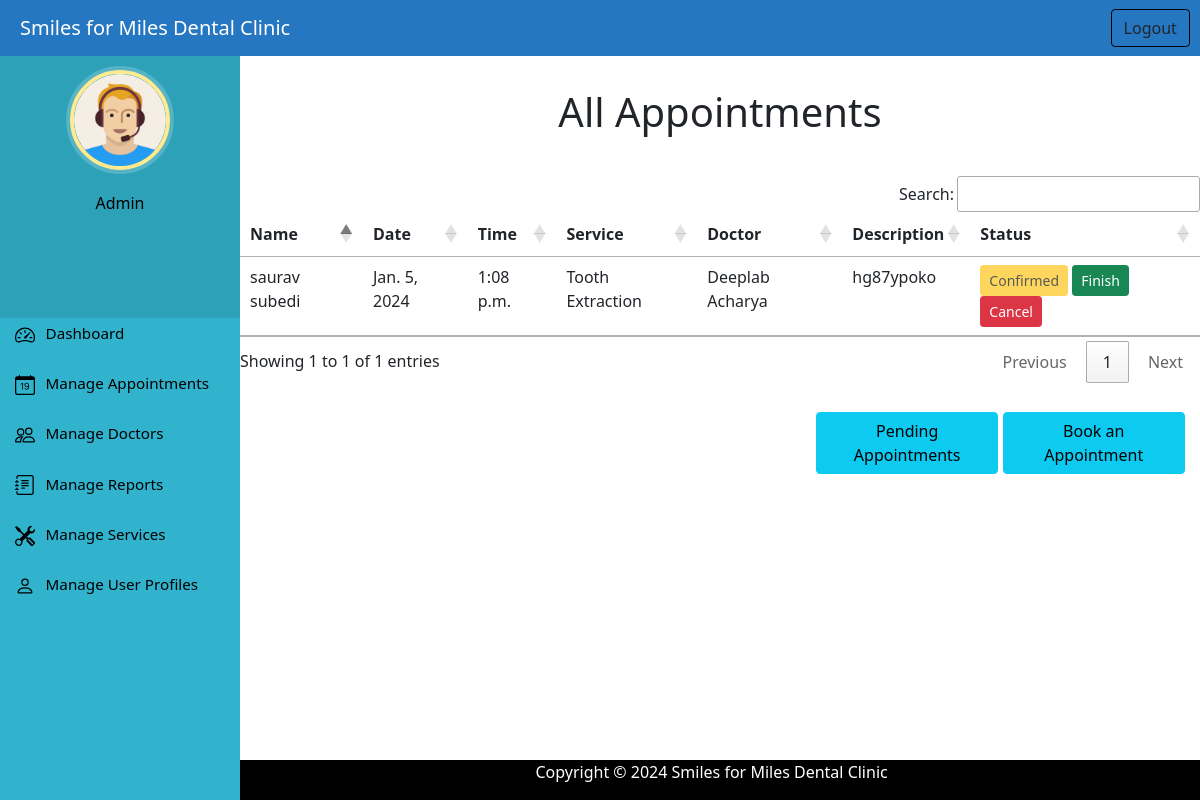
The app's page /admin_view_appointment (signed in) with its own data.
### home/models.py (models this page shows, shortened)
class Appointment(models.Model):
    patientUser = models.ForeignKey(PatientUser, blank=False, null=False, on_delete=models.CASCADE)
    doctor = models.ForeignKey(Doctor, blank=False, null=False, on_delete=models.CASCADE)
    service = models.ForeignKey(Service, blank=False, null=False, on_delete=models.CASCADE)
    date = models.DateField()
    time = models.TimeField()
    description = models.TextField()
    status = models.IntegerField('Status', default=0)

class PatientUser(models.Model):
    user=models.OneToOneField(User, null=True, blank=False,on_delete=models.CASCADE)
    date_of_birth = models.DateField()
    phone_number = models.CharField(max_length=15)
    address = models.CharField(max_length=50)
    profile_picture = models.ImageField(upload_to='profile_pic/user_profile_pic/', default='img/defaultuser.png')
    def __str__(self):
        return self.user.first_name+" "+self.user.last_name

class Service(models.Model):
    service_name = models.CharField('Service',max_length=50)
    cost = models.IntegerField()
    description = models.TextField()
    def __str__(self):
        return self.service_name

class Doctor(models.Model):
    full_name = models.CharField(max_length=100)
    qualification = models.CharField(max_length=50)
    date_of_birth = models.DateField()
    email = models.EmailField(max_length=100)
    phone_number = models.CharField(max_length=15)
    address = models.CharField(max_length=50)
    profile_picture = models.ImageField(upload_to='profile_pic/doctor_profile_pic/',null=True,blank=True)
    experience = models.CharField(max_length=10, default="1 year")
    def __str__(self):
        return self.full_name

### home/views.py (the view)
# urls.py: path('admin_view_appointment', views.admin_view_appointment,name='admin_view_appointment'),
@login_required(login_url='/adminlogin')
@user_passes_test(is_admin)
def admin_view_appointment(request):
    appointments = Appointment.objects.all().filter(status__gte=1)
    return render(request,'admin_view_appointment.html', {'appointment':appointments})

### home/views.py (called while the page is built)
def is_admin(user):
    return user.groups.filter(name='ADMIN').exists()

### templates/admin_view_appointment.html (shortened to what this page needs)
{% extends 'adminbase.html' %}
{% load static %}
{% block content %}
<h1 class="text-center" style="margin-top: 40px;">All Appointments</h1>
<div style="margin-top: 40px;">
    <div class="panel panel-primary" style="margin-bottom: 3%;">
      <table class="table table-hover" id="example">
        <thead>
          <tr>
            <th>Name</th>
            <th>Date</th>
            <th>Time</th>
            <th>Service</th>
            <th>Doctor</th>
            <th>Description</th>
            <th>Status</th>
          </tr>
        </thead>
        {% for a in appointment %}
        <tr>
          <td> {{a.patientUser}}</td>
          <td>{{a.date}}</td>
          <td>{{a.time}}</td>
          <td>{{a.service}}</td>
          <td>{{a.doctor}}</td>
          <td>{{a.description}}</td>
          {% if a.status == 1 %}
          <td> <button class="btn btn-sm btn-warning" disabled data-bs-toggle="button" >Confirmed</button>
          <a class="btn btn-success btn-sm" onclick="return confirm('Are you sure this appointment is finished?')"
            name="finish_button" href="{% url 'finish_appointment' a.id  %}">Finish</a>
          <a class="btn btn-danger btn-sm" onclick="return confirm('Are you sure you want to cancel this appointment?')"
            name="cancel_button" href="{% url 'admin_cancel_appointment' a.id  %}">Cancel</a></td>
          {% elif a.status == 2 %}
          <td> <button class="btn btn-sm btn-danger" disabled data-bs-toggle="button" >Rejected</button></td>
          {% elif a.status == 3 %}
          <td> <button class="btn btn-sm btn-danger" disabled data-bs-toggle="button" >Cancelled</button></td>
          {% elif a.status == 4 %}
          <td> <button class="btn btn-sm btn-success" disabled data-bs-toggle="button">Finished</button></td>
          {% endif %}
        </tr>
        {% endfor %}
      </table>
    </div>
  <a type="button" class="btn btn-info" href="/admin_approve_appointment" style="margin-left: 60%; width: 19%; margin-bottom: 10%;" >Pending Appointments</a>
  <a type="button" class="btn btn-info" href="/admin_book_appointment" style="width: 19%; margin-bottom: 10%;" >Book an Appointment</a>
</div>
  {% endblock content %}

### static/css/dashboardstyle.css (style rules this page uses)
a:link { text-decoration: none; }
a { color: white; }
body { padding-left: 240px; color: black; }

### records on screen
Appointment: patientUser "saurav subedi", date "Jan. 5, 2024", time "1:08 p.m.", service "Tooth Extraction", doctor "Deeplab Acharya", description "hg87ypoko", status "Confirmed"
